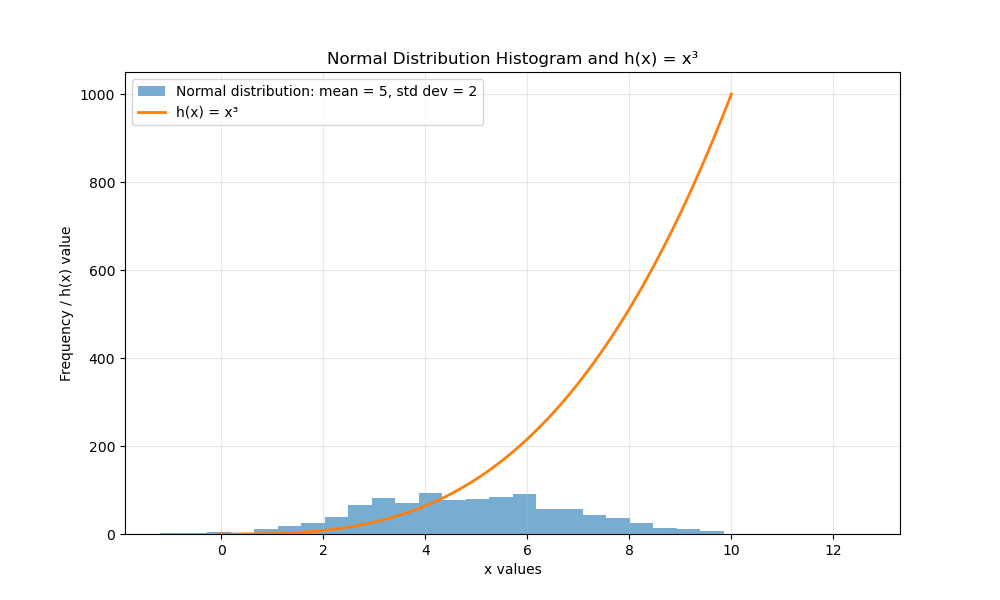

Python code for this plot:
# Program that displays a histogram of a normal distribution of a 1000 values with a mean of 5 and standard deviation of 2, 
# and a plot of the function  h(x)=x3 in the range 0 to 10, 
# Author: Martynas Ramonas

# Sorry for the heavy comments, I'll forget waht this does in the future so I want to make sure I understand it when I look back at it.


# Import numpy.
# numpy is used here to create random numbers and x values.
import numpy as numpy

# Import matplotlib.
# pyplot is used to create and display the plot.
import matplotlib.pyplot as plot


# Create 1000 random numbers from a normal distribution.
# The average value is around 5.
# The standard deviation is 2, which controls how spread out the values are.
data = numpy.random.normal(5, 2, 1000)

# Create 100 evenly spaced x values between 0 and 10.
# The 100 is the number of points, not the maximum value.
# More points make the line plot look smoother.
x = numpy.linspace(0, 10, 100)

# Calculate h(x) = x^3 for each x value.
# The ** operator means "to the power of".
h = x ** 3

# Create the figure and set its size.
plot.figure(figsize=(10, 6))

# Create a histogram from the normal distribution data.
# bins=30 means the data is grouped into 30 bars.
# alpha=0.6 makes the bars slightly transparent.
# label is the text that will appear in the legend.
plot.hist(
    data,
    bins=30,
    alpha=0.6,
    label="Normal distribution: mean = 5, std dev = 2"
)

# Plot the function h(x) = x^3 as a line.
# linewidth=2 makes the line thicker and easier to see.
plot.plot(
    x,
    h,
    linewidth=2,
    label="h(x) = x³"
)

# Add title and labels.
plot.title("Normal Distribution Histogram and h(x) = x³")
plot.xlabel("x values")
plot.ylabel("Frequency / h(x) value")

# Add a legend and grid to make the plot clearer.
plot.legend()
plot.grid(True, alpha=0.3)

# Save the plot as a PNG file.
plot.savefig("plottask.png")

# Display the plot.
plot.show()
